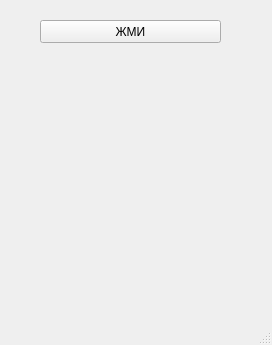
<?xml version="1.0" encoding="UTF-8"?>
<ui version="4.0">
 <class>MainWindow</class>
 <widget class="QMainWindow" name="MainWindow">
  <property name="geometry">
   <rect>
    <x>0</x>
    <y>0</y>
    <width>272</width>
    <height>345</height>
   </rect>
  </property>
  <property name="windowTitle">
   <string>Жёлтые окружности</string>
  </property>
  <widget class="QWidget" name="centralwidget">
   <widget class="QPushButton" name="ok">
    <property name="geometry">
     <rect>
      <x>40</x>
      <y>20</y>
      <width>181</width>
      <height>23</height>
     </rect>
    </property>
    <property name="text">
     <string>ЖМИ</string>
    </property>
   </widget>
  </widget>
  <widget class="QMenuBar" name="menubar">
   <property name="geometry">
    <rect>
     <x>0</x>
     <y>0</y>
     <width>272</width>
     <height>21</height>
    </rect>
   </property>
  </widget>
  <widget class="QStatusBar" name="statusbar"/>
 </widget>
 <resources/>
 <connections/>
</ui>
